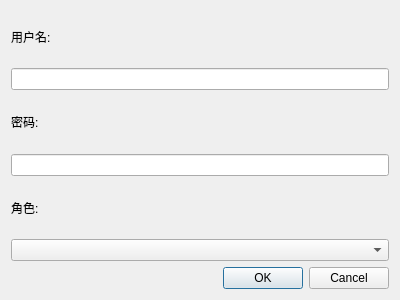
<?xml version="1.0" encoding="UTF-8"?>
<ui version="4.0">
 <class>AddUserDialog</class>
 <widget class="QDialog" name="AddUserDialog">
  <property name="geometry">
   <rect>
    <x>0</x>
    <y>0</y>
    <width>400</width>
    <height>300</height>
   </rect>
  </property>
  <layout class="QVBoxLayout" name="verticalLayout">
   <item>
    <widget class="QLabel" name="labelUsername">
     <property name="text">
      <string>用户名:</string>
     </property>
    </widget>
   </item>
   <item>
    <widget class="QLineEdit" name="lineEditUsername"/>
   </item>
   <item>
    <widget class="QLabel" name="labelPassword">
     <property name="text">
      <string>密码:</string>
     </property>
    </widget>
   </item>
   <item>
    <widget class="QLineEdit" name="lineEditPassword">
    </widget>
   </item>
   <item>
    <widget class="QLabel" name="labelRole">
     <property name="text">
      <string>角色:</string>
     </property>
    </widget>
   </item>
   <item>
    <widget class="QComboBox" name="comboBoxRole"/>
   </item>
   <item>
    <widget class="QDialogButtonBox" name="buttonBox">
     <property name="orientation">
      <enum>Qt::Horizontal</enum>
     </property>
     <property name="standardButtons">
      <set>QDialogButtonBox::Cancel|QDialogButtonBox::Ok</set>
     </property>
    </widget>
   </item>
  </layout>
 </widget>
 <resources/>
 <connections/>
</ui>
